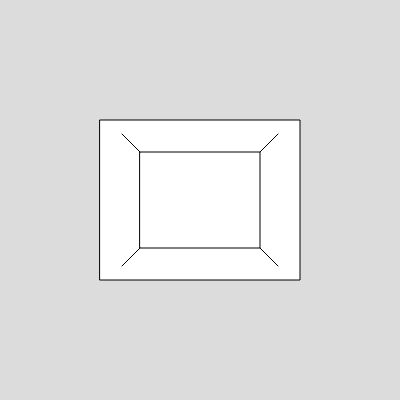
Frame 1 (no input)
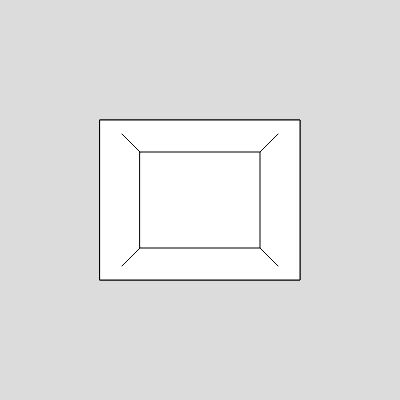
Frame 2 (the mouse pressed at the canvas centre, redrawn once)

The p5.js sketch that drew these frames (run headless with seeded random() and noise() and a simulated clock; the mouse was pressed at the canvas centre and the sketch redrawn once):

// p5.js sketch
// ── sketch.js
function setup() {
  createCanvas(400, 400);
  background(220);
  noLoop();
}

function draw() {
  // Set the drawing properties
  strokeWeight(1);
  stroke(0);

  // Define the center point of the design
  const centerX = width / 2;
  const centerY = height / 2;

  // Define the size of the design
  const size = 200;

  // Draw the Egyptian Key design
  drawEgyptianKey(centerX, centerY, size);
}

function drawEgyptianKey(centerX, centerY, size) {
  // Draw the outer rectangle
  rectMode(CENTER);
  rect(centerX, centerY, size, size * 0.8);

  // Draw the inner rectangle
  const innerSize = size * 0.6;
  rect(centerX, centerY, innerSize, innerSize * 0.8);

  // Draw the diagonal lines
  const lineOffset = innerSize * 0.15;
  line(centerX - innerSize / 2, centerY - innerSize * 0.4, centerX - innerSize / 2 - lineOffset, centerY - innerSize * 0.4 - lineOffset);
  line(centerX + innerSize / 2, centerY - innerSize * 0.4, centerX + innerSize / 2 + lineOffset, centerY - innerSize * 0.4 - lineOffset);
  line(centerX - innerSize / 2, centerY + innerSize * 0.4, centerX - innerSize / 2 - lineOffset, centerY + innerSize * 0.4 + lineOffset);
  line(centerX + innerSize / 2, centerY + innerSize * 0.4, centerX + innerSize / 2 + lineOffset, centerY + innerSize * 0.4 + lineOffset);
}
